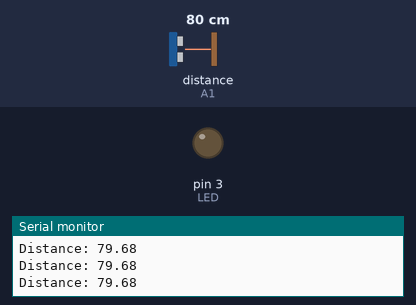
A sketch run on a simulated Arduino Uno, built with avr-gcc and run on an emulated ATmega328P. On the bench: output pins drawn as LEDs (lit = HIGH), the last lines printed to the serial monitor. Wiring (inferred from the names in the program): ultrasonic range finder: trigger A0; echo A1. Dashed ring = blinking. Inputs (shaded band) come from the test bench; at power-on: distance to the obstacle (sensor on A1) 80 cm. The echo pulse lasts 58.3 µs per cm; pins used as bus, display or sensor lines are not drawn.

Above: at 1.2 s.
1.3 s: distance to the obstacle (sensor on A1) set to 9 cm
2.8 s: distance to the obstacle (sensor on A1) set to 6 cm
At 3.12 s:
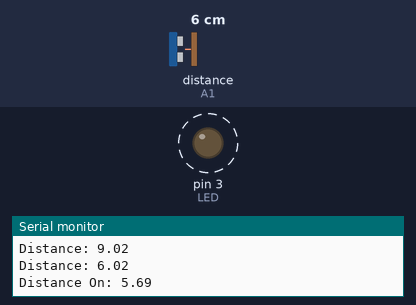
Timing chart, 0 to 5.7 s (numbered marks = the images above; inputs shaded):
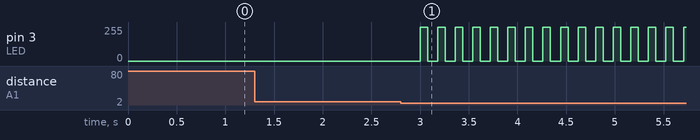

Measured:
- the behaviour switches between 8 and 7 cm on distance to the obstacle (sensor on A1) (found by bisection; images 0 and 1)
- after the input at 2.8 s, pin 3 (LED): alternates 254/255 for 0.08 s and 0/255 for 0.10 s, starting after 0.20 s

The sketch:

Hackathon_Sketch.ino
```cpp
const int trigPin = A0;
const int echoPin = A1;
const int LED     = 3;
const int IR      = A2;

int i,switch_mode;

float duration, distance,duration_on, distance_on;

void setup()
{
  pinMode(trigPin, OUTPUT);
  pinMode(echoPin, INPUT);
  pinMode(LED,OUTPUT);
  //IR Config
  Serial.begin(9600);
}

void loop()
{
  digitalWrite(trigPin, LOW);
  delayMicroseconds(2);
  digitalWrite(trigPin, HIGH);
  delayMicroseconds(10);
  digitalWrite(trigPin, LOW);

  duration = pulseIn(echoPin, HIGH);
  distance = (duration*.0343)/2;
  Serial.print("Distance: ");
  Serial.println(distance);
  delay(100);

  if(distance<7)
  {
    switch_mode=1;
    while(switch_mode==1)
    {
      for(i=0;i<255;i++)
      {
        analogWrite(LED,i);
        //delay(50);
      }
      delay(75);
      for(i=255;i>=0;i--)
      {
        analogWrite(LED,i);
        //delay(50);
      }
      digitalWrite(trigPin, LOW);
      delayMicroseconds(2);
      digitalWrite(trigPin, HIGH);
      delayMicroseconds(10);
      digitalWrite(trigPin, LOW);

      duration_on = pulseIn(echoPin, HIGH);
      distance_on = (duration_on*.0343)/2;
      Serial.print("Distance On: ");
      Serial.println(distance_on);
      delay(100);
      if(distance_on<5)
      break;
    }
   }
   digitalWrite(LED,LOW);
}
```
